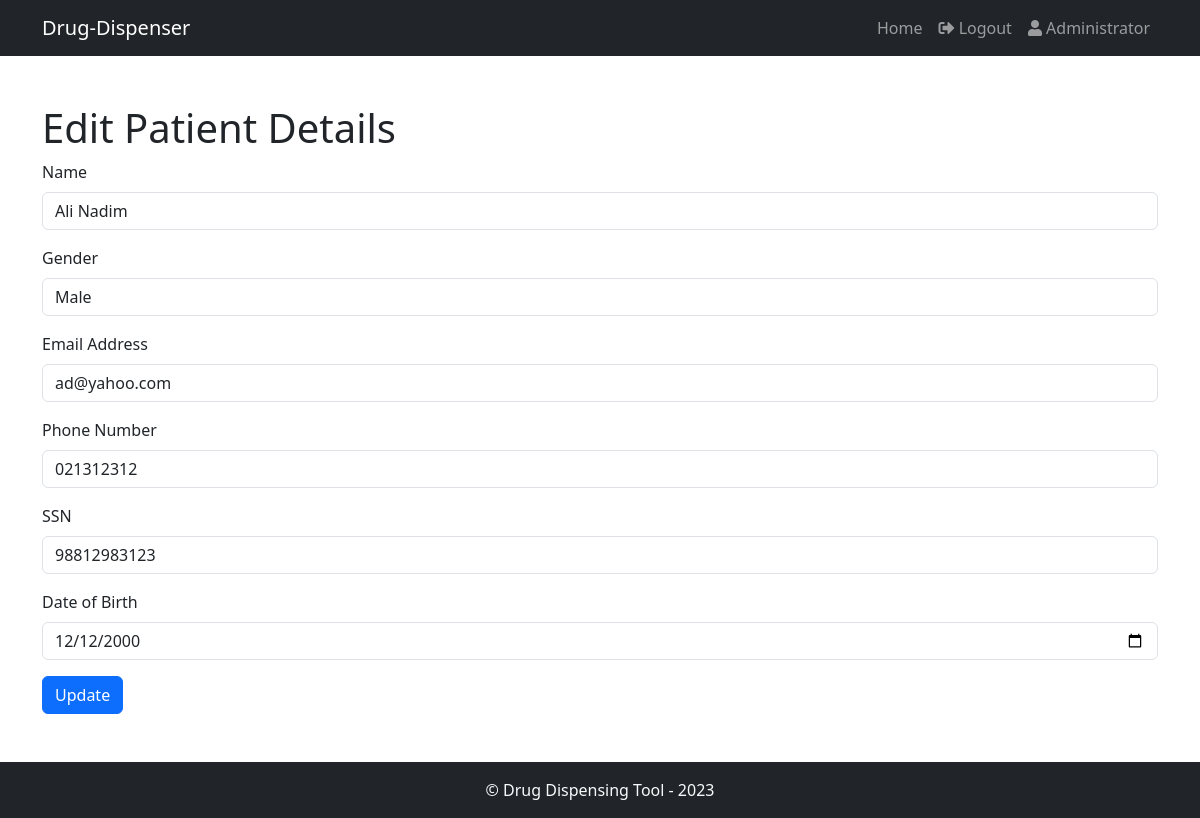
The app's page /edit/edit_patient.php?patientId=1 (signed in) with its own data.
### tables this page shows
CREATE TABLE `patient` (
  `patientId` int(11) NOT NULL,
  `name` varchar(50) NOT NULL,
  `gender` enum('Male','Female','Other') DEFAULT NULL,
  `emailAddress` varchar(100) NOT NULL,
  `phoneNumber` varchar(20) DEFAULT NULL,
  `SSN` varchar(15) DEFAULT NULL,
  `dateOfBirth` date DEFAULT NULL,
  `passwordHash` varchar(100) NOT NULL
);

### edit/edit_patient.php (the view, shortened to what this page needs)
<?php
require_once('../database.php');
$patientId = $_GET['patientId'];
$patient = array();
$conn = new mysqli($host, $username, $databasePassword, $databaseName);
if ($conn->connect_error) {
    die("Connection failed: " . $conn->connect_error);
} else {
    $sql = "SELECT * FROM patient WHERE patientId = $patientId";
    $result = $conn->query($sql);
    if ($result->num_rows === 1) {
        $patient = $result->fetch_assoc();
    } else {
        header("Location: ../errors/404.php");
        exit();
    }
}
?>
<!DOCTYPE html>
<html lang="en">
<head>
    <link rel="stylesheet" href="https://cdnjs.cloudflare.com/ajax/libs/bootstrap/5.3.0/css/bootstrap.min.css">
</head>
<body>
<?php
include_once '../commons.php';
echo $header;
?>
    <div class="container mt-5">
        <h1>Edit Patient Details</h1>
        <form method="post">
            <div class="mb-3">
                <label for="name" class="form-label">Name</label>
                <input type="text" class="form-control" id="name" name="name" value="<?= $patient['name'] ?>" required>
            </div>
            <div class="mb-3">
                <label for="gender" class="form-label">Gender</label>
                <select class="form-control" id="gender" name="gender" required>
                    <option value="Male" <?= $patient['gender'] === 'Male' ? 'selected' : '' ?>>Male</option>
                </select>
            </div>
            <div class="mb-3">
                <label for="emailAddress" class="form-label">Email Address</label>
                <input type="email" class="form-control" id="emailAddress" name="emailAddress" value="<?= $patient['emailAddress'] ?>" required>
            </div>
            <div class="mb-3">
                <label for="phoneNumber" class="form-label">Phone Number</label>
                <input type="tel" class="form-control" id="phoneNumber" name="phoneNumber" value="<?= $patient['phoneNumber'] ?>" required>
            </div>
            <div class="mb-3">
                <label for="SSN" class="form-label">SSN</label>
                <input type="text" class="form-control" id="SSN" name="SSN" value="<?= $patient['SSN'] ?>" required>
            </div>
            <div class="mb-3">
                <label for="dateOfBirth" class="form-label">Date of Birth</label>
                <input type="date" class="form-control" id="dateOfBirth" name="dateOfBirth" value="<?= $patient['dateOfBirth'] ?>" required>
            </div>
            <button type="submit" class="btn btn-primary">Update</button>
        </form>
    </div>
    <?php echo $footer; ?>
</body>
</html>

### records on screen
patient: name "Ali Nadim", gender "Male", emailAddress "ad@yahoo.com", phoneNumber "021312312", SSN "98812983123", dateOfBirth "12/12/2000"

### other values on screen
$userDisplay "Administrator"
